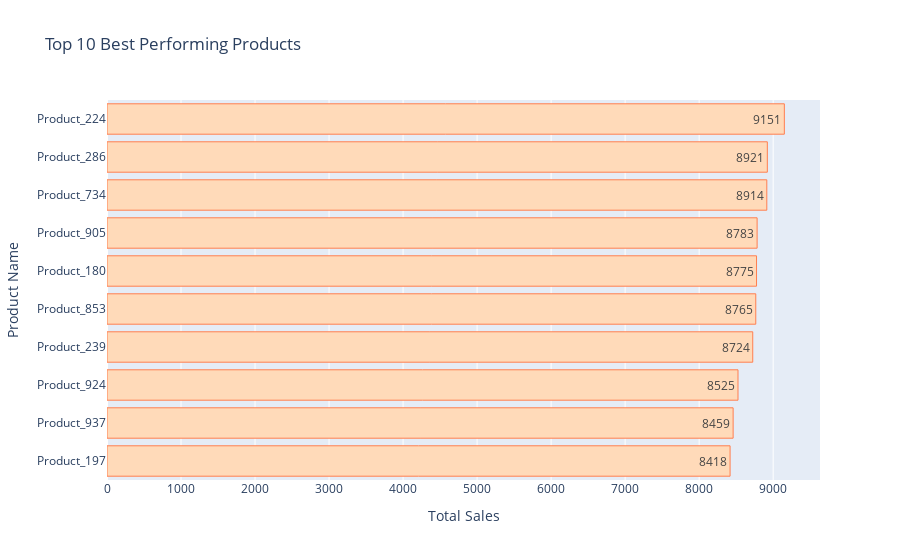

The code cell stored with this chart in its notebook:
### Code cell
#Graph of 10 best performing products
fig = px.bar(x = product_10['total_sales'], y = product_10.index, 
            title = 'Top 10 Best Performing Products', text_auto = True)
fig.update_traces(orientation = 'h', marker_color = 'peachpuff', 
                  marker_line_color = 'coral', marker_line_width = 1)
fig.update_xaxes(title = 'Total Sales')
fig.update_yaxes(title = 'Product Name')
fig.update_layout(yaxis = {'categoryorder' : 'total ascending'})
fig.show()

### Figure 1 — Plotly figure (JSON) as saved in the notebook; plotly's stock layout.template omitted (floating-point values rounded to 4 significant figures)
{"data": [{"alignmentgroup": "True", "hovertemplate": "x=%{x}<br>y=%{y}<extra></extra>", "legendgroup": "", "marker": {"color": "peachpuff", "line": {"color": "coral", "width": 1}, "pattern": {"shape": ""}}, "name": "", "offsetgroup": "", "orientation": "h", "showlegend": false, "textposition": "auto", "texttemplate": "%{x}", "type": "bar", "x": [9151, 8921, 8914, 8783, 8775, 8765, 8724, 8525, 8459, 8418], "xaxis": "x", "y": ["Product_224", "Product_286", "Product_734", "Product_905", "Product_180", "Product_853", "Product_239", "Product_924", "Product_937", "Product_197"], "yaxis": "y"}], "layout": {"barmode": "relative", "legend": {"tracegroupgap": 0}, "title": {"text": "Top 10 Best Performing Products"}, "xaxis": {"anchor": "y", "domain": [0, 1], "title": {"text": "Total Sales"}}, "yaxis": {"anchor": "x", "categoryorder": "total ascending", "domain": [0, 1], "title": {"text": "Product Name"}}}}
